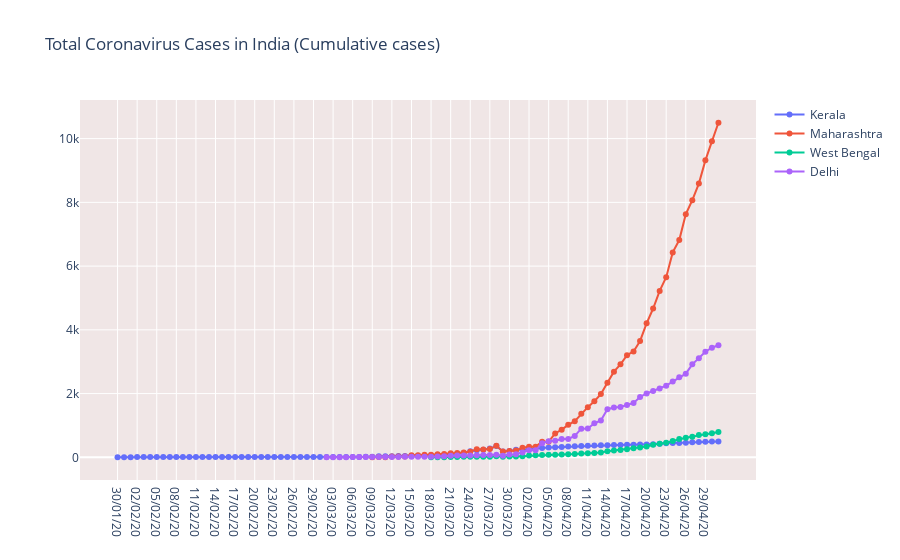

Notebook cell for this chart:
### Code cell
fig = go.Figure()
fig.add_trace(go.Scatter(x=kerala['Date'], y = kerala['Total cases'], mode='lines+markers',name='Kerala'))
fig.add_trace(go.Scatter(x=mh['Date'], y = mh['Total cases'], mode='lines+markers',name='Maharashtra'))
fig.add_trace(go.Scatter(x=wb['Date'], y = wb['Total cases'], mode='lines+markers',name='West Bengal'))
fig.add_trace(go.Scatter(x=DL['Date'], y = DL['Total cases'], mode='lines+markers',name='Delhi'))
fig.update_layout(title_text='Total Coronavirus Cases in India (Cumulative cases)',plot_bgcolor='rgb(240, 230, 230)')
fig.show()
